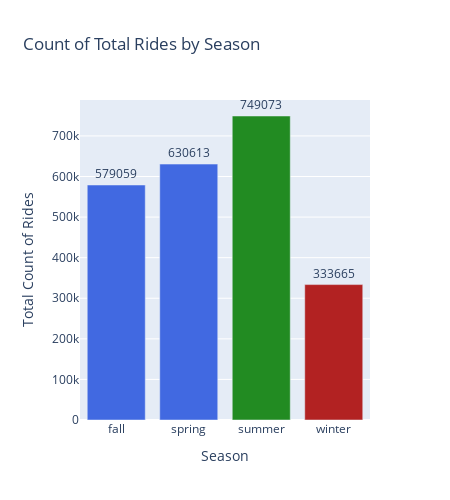

Source (notebook cell):
### Code cell
workingbar = workingdays.groupby('season')['cnt'].sum().reset_index()

#SEASONALITY FOR WORKINGDAYS GOOD FOR PM
seasonality = px.bar(workingbar,'season','cnt',text='cnt',title='Count of Total Rides by Season',width=450,height = 500)
seasonality.update_layout(xaxis_title='Season', yaxis_title='Total Count of Rides', font=dict(size=12))
seasonality.update_traces(marker_color = ['RoyalBlue', 'RoyalBlue', 'ForestGreen', 'FireBrick'],textposition='outside')

### Figure 1 — Plotly figure (JSON) as saved in the notebook; plotly's stock layout.template omitted (floating-point values rounded to 4 significant figures)
{"data": [{"hovertemplate": "season=%{x}<br>cnt=%{text}<extra></extra>", "legendgroup": "", "marker": {"color": ["RoyalBlue", "RoyalBlue", "ForestGreen", "FireBrick"], "pattern": {"shape": ""}}, "name": "", "orientation": "v", "showlegend": false, "text": [579100.0, 630600.0, 749100.0, 333700.0], "textposition": "outside", "type": "bar", "x": ["fall", "spring", "summer", "winter"], "xaxis": "x", "y": [579059, 630613, 749073, 333665], "yaxis": "y"}], "layout": {"barmode": "relative", "font": {"size": 12}, "height": 500, "legend": {"tracegroupgap": 0}, "title": {"text": "Count of Total Rides by Season"}, "width": 450, "xaxis": {"anchor": "y", "domain": [0, 1], "title": {"text": "Season"}}, "yaxis": {"anchor": "x", "domain": [0, 1], "title": {"text": "Total Count of Rides"}}}}
